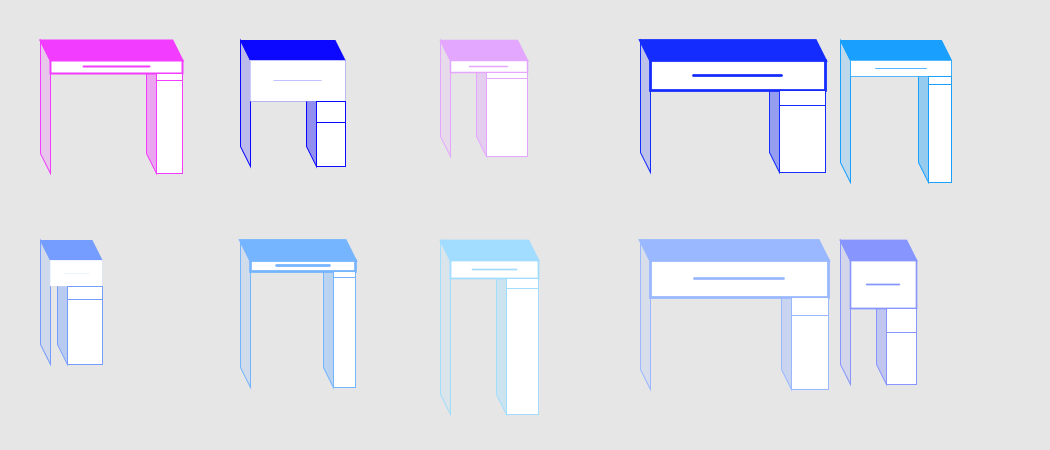
Frame 1 (no input)
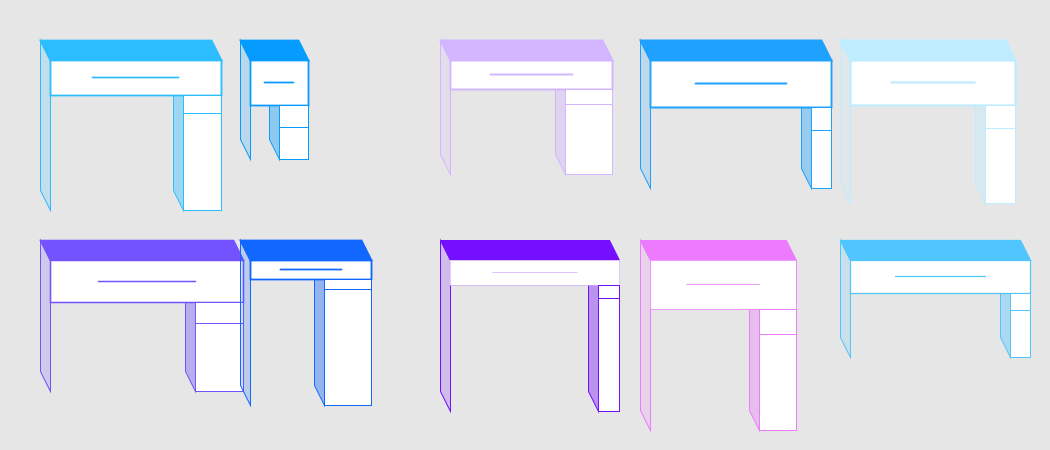
Frame 2 (the mouse pressed at the canvas centre, redrawn once)

The Processing sketch that drew these frames (run headless with seeded random() and noise(); the mouse was pressed at the canvas centre and the sketch redrawn once):

// Processing sketch: processing_64781
// ── processing_64781.pde

/*
ACCD Summer 2012
ID02
6//Parameterized Form 
Charlene Chen
06/29/2012
*/


void setup() {
  size(1050, 450);
  smooth(); 
  noLoop();
}

void draw() {
  background(230);
  
  for (int i = 40; i < width-10; i = i + 200) {
    for (int j = 40; j< height-10; j = j + 200) {
   
  float sw = random(3);
  float rs = random(0.6, 1.1);
  color c = color( random(255), random(255), 255);
  color st = color(random(255), random(255), random(255));
  
  float deskWidth = random(50, 200);
  float deskHeight = random(100, 200);
  float drawerHeight = random(10, 50);
  float drawerWidth = random(20, 50);
  
  desk(i, j, deskWidth, deskHeight, c, drawerHeight, sw, drawerWidth); 
    }
 }
}


void desk(float x, float y, float deskWidth, float deskHeight, color c, float drawerHeight, float sw, float drawerWidth) {
 //strokeWeight(sw);
 
 pushMatrix();
 
 translate(x, y);
 //rotate(angle);
 //scale(scaler);

 strokeWeight(1);
 
 fill(c, 50);
 stroke(c);
 //left legs
 quad(0,0, 10,20, 10, deskHeight, 0, deskHeight-20);
 
 fill(c, 100);
 //right legs
 //quad(deskWidth,0, deskWidth+10,20, deskWidth+10,deskHeight, deskWidth, deskHeight-20);
 //noFill();
 //right legs
 quad(deskWidth-drawerWidth,0+drawerHeight, deskWidth+10-drawerWidth,20, deskWidth+10-drawerWidth,deskHeight, deskWidth-drawerWidth, deskHeight-20);
 
 fill(c);
 strokeWeight(sw);
 //top
 quad(0,0, deskWidth,0, deskWidth+10,20, 10,20);
 
 fill(255);
 //big drawer
 quad(10,20, deskWidth+10,20, deskWidth+10, 20+drawerHeight, 10, 20+drawerHeight);
 
 line(10+deskWidth/4,20+drawerHeight/2, 10+deskWidth-deskWidth/4, 20+drawerHeight/2);
 
 strokeWeight(1);
 //lower drawer
 quad(deskWidth+10-drawerWidth,20+drawerHeight, deskWidth+10,20+drawerHeight, deskWidth+10,deskHeight, deskWidth+10-drawerWidth, deskHeight);
 
 line(deskWidth+10-drawerWidth,20+drawerHeight+drawerHeight*0.5, deskWidth+10,20+drawerHeight+drawerHeight*0.5);
 popMatrix();
  
}


void mousePressed() {
 redraw(); 
}
